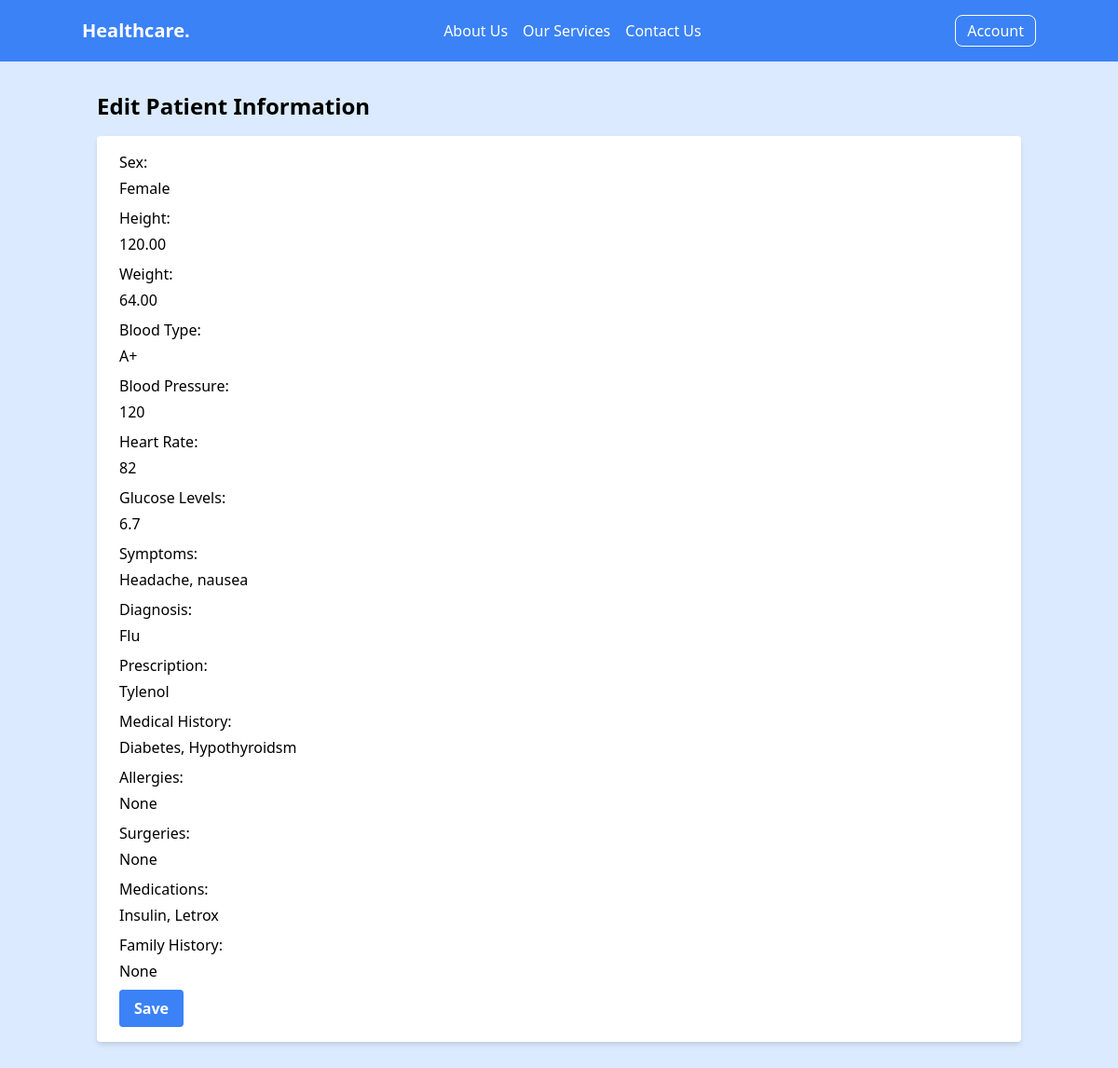
The app's page /edit_patient.php (signed in) with its own data.
### tables this page shows
CREATE TABLE `patients` (
  `id` int NOT NULL,
  `user_id` int DEFAULT NULL,
  `sex` enum('Male','Female','Other') DEFAULT NULL,
  `age` int DEFAULT NULL,
  `height` decimal(5,2) DEFAULT NULL,
  `weight` decimal(5,2) DEFAULT NULL,
  `blood_pressure` varchar(20) DEFAULT NULL,
  `heart_rate` int DEFAULT NULL,
  `symptoms` text,
  `diagnosis` varchar(255) DEFAULT NULL,
  `prescription` text,
  `blood_type` enum('A+','A-','B+','B-','AB+','AB-','O+','O-') DEFAULT NULL,
  `contact_number` varchar(20) DEFAULT NULL,
  `address` varchar(255) DEFAULT NULL,
  `medical_history` text,
  `allergies` text,
  `surgeries` text,
  `medications` text,
  `family_history` text,
  `insurance_provider` varchar(100) DEFAULT NULL,
  `insurance_policy_number` varchar(50) DEFAULT NULL,
  `emergency_contact_name` varchar(100) DEFAULT NULL,
  `emergency_contact_number` varchar(20) DEFAULT NULL,
  `glucose_levels` varchar(20) DEFAULT NULL
);

### edit_patient.php (the view, shortened to what this page needs)
<?php
$servername = "localhost";
$username = "root";
$password = "";
$database = "healthcare2";
$conn = new mysqli($servername, $username, $password, $database);
$user_id = $_SESSION['user_id'];
$stmt = $conn->prepare("SELECT sex, height, weight, blood_type, blood_pressure, heart_rate, glucose_levels, symptoms, diagnosis, prescription, medical_history, allergies, surgeries, medications, family_history FROM patients WHERE user_id = ?");
$stmt->bind_param("i", $user_id);
$stmt->execute();
$result = $stmt->get_result();
$patient = $result->fetch_assoc();
?>
<!DOCTYPE html>
<html lang="en">
<head>
    <link href="https://cdn.jsdelivr.net/npm/tailwindcss@2.2.19/dist/tailwind.min.css" rel="stylesheet">
</head>
<body class="bg-blue-100">
<?php include('header.php'); ?>
<div class="container mx-auto px-4 py-8">
    <h2 class="text-2xl font-bold mb-4">Edit Patient Information</h2>
    <form action="" method="POST" class="bg-white shadow-md rounded px-6 py-4 mb-4">
        <label class="block mb-2">
            Sex:
            <input type="text" name="sex" value="<?php echo $patient['sex']; ?>" class="form-input mt-1 block w-full" required>
        </label>
        <label class="block mb-2">
            Height:
            <input type="text" name="height" value="<?php echo $patient['height']; ?>" class="form-input mt-1 block w-full" required>
        </label>
        <label class="block mb-2">
            Weight:
            <input type="text" name="weight" value="<?php echo $patient['weight']; ?>" class="form-input mt-1 block w-full" required>
        </label>
        <label class="block mb-2">
            Blood Type:
            <input type="text" name="blood_type" value="<?php echo $patient['blood_type']; ?>" class="form-input mt-1 block w-full" required>
        </label>
        <label class="block mb-2">
            Blood Pressure:
            <input type="text" name="blood_pressure" value="<?php echo $patient['blood_pressure']; ?>" class="form-input mt-1 block w-full" required>
        </label>
        <label class="block mb-2">
            Heart Rate:
            <input type="text" name="heart_rate" value="<?php echo $patient['heart_rate']; ?>" class="form-input mt-1 block w-full" required>
        </label>
        <label class="block mb-2">
            Glucose Levels:
            <input type="text" name="glucose_levels" value="<?php echo $patient['glucose_levels']; ?>" class="form-input mt-1 block w-full" required>
        </label>
        <label class="block mb-2">
            Symptoms:
            <input type="text" name="symptoms" value="<?php echo $patient['symptoms']; ?>" class="form-input mt-1 block w-full" required>
        </label>
        <label class="block mb-2">
            Diagnosis:
            <input type="text" name="diagnosis" value="<?php echo $patient['diagnosis']; ?>" class="form-input mt-1 block w-full" required>
        </label>
        <label class="block mb-2">
            Prescription:
            <input type="text" name="prescription" value="<?php echo $patient['prescription']; ?>" class="form-input mt-1 block w-full" required>
        </label>
        <label class="block mb-2">
            Medical History:
            <input type="text" name="medical_history" value="<?php echo $patient['medical_history']; ?>" class="form-input mt-1 block w-full" required>
        </label>
        <label class="block mb-2">
            Allergies:
            <input type="text" name="allergies" value="<?php echo $patient['allergies']; ?>" class="form-input mt-1 block w-full" required>
        </label>
        <label class="block mb-2">
            Surgeries:
            <input type="text" name="surgeries" value="<?php echo $patient['surgeries']; ?>" class="form-input mt-1 block w-full" required>
        </label>
        <label class="block mb-2">
            Medications:
            <input type="text" name="medications" value="<?php echo $patient['medications']; ?>" class="form-input mt-1 block w-full" required>
        </label>
        <label class="block mb-2">
            Family History:
            <input type="text" name="family_history" value="<?php echo $patient['family_history']; ?>" class="form-input mt-1 block w-full" required>
        </label>
        <button type="submit" class="bg-blue-500 hover:bg-blue-700 text-white font-bold py-2 px-4 rounded">Save</button>
    </form>
</div>
</body>
</html>

### records on screen
patients: sex "Female", height "120.00", weight "64.00", blood_type "A+", blood_pressure "120", heart_rate "82", glucose_levels "6.7", symptoms "Headache, nausea", diagnosis "Flu", prescription "Tylenol", medical_history "Diabetes, Hypothyroidsm", allergies "None", surgeries "None", medications "Insulin, Letrox", family_history "None"
